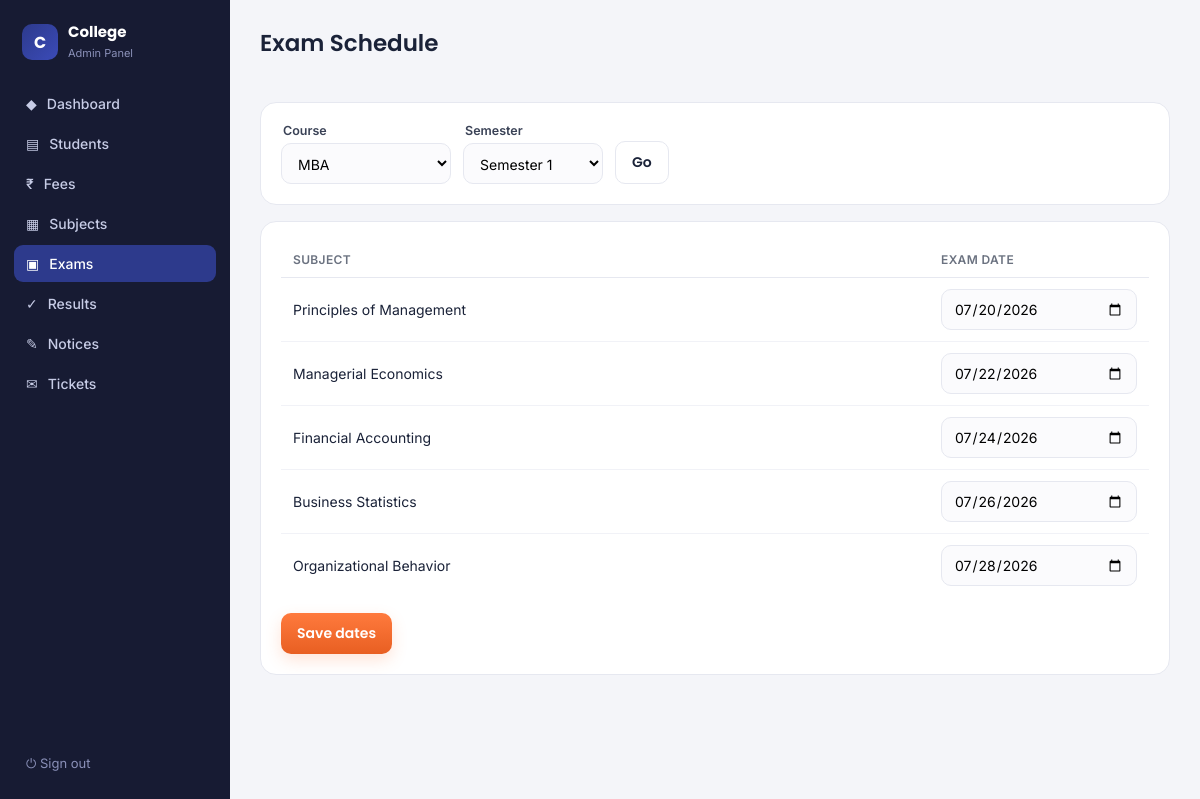
The page /admin/exams (signed in) on the database its author committed.
### tables this page shows
CREATE TABLE exams(
    id INTEGER PRIMARY KEY AUTOINCREMENT, course_id TEXT, semester INTEGER,
    subject_id INTEGER, exam_date TEXT, exam_type TEXT);

CREATE TABLE subjects(
    id INTEGER PRIMARY KEY AUTOINCREMENT, course_id TEXT, semester INTEGER,
    subject_code TEXT, subject_name TEXT);

### app.py (the view, shortened to what this page needs)
@app.route('/admin/exams', methods=['GET', 'POST'])
@admin_required
def admin_exams():
    course = request.args.get('course', 'MBA')
    sem = int(request.args.get('sem', 1))
    conn = db()
    rows = conn.execute("""SELECT sub.id, sub.subject_name, e.exam_date
                           FROM subjects sub LEFT JOIN exams e ON e.subject_id=sub.id
                           WHERE sub.course_id=? AND sub.semester=? ORDER BY sub.id""",
                        (course, sem)).fetchall()
    conn.close()
    return render_template('admin/exams.html', rows=rows, course=course, sem=sem,
                           courses=_course_list())

### app.py (called while the page is built)
def db():
    conn = sqlite3.connect(DB)
    conn.row_factory = sqlite3.Row
    return conn

def admin_required(f):
    @wraps(f)
    def wrapper(*args, **kwargs):
        if not session.get('admin'):
            return redirect(url_for('admin_login'))
        return f(*args, **kwargs)
    return wrapper

def _course_list():
    conn = db()
    rows = conn.execute("SELECT course_id, total_sems FROM courses ORDER BY course_id").fetchall()
    conn.close()
    return rows

### templates/admin/exams.html (shortened to what this page needs)
{% extends "admin/base.html" %}
{% block body %}
<div class="head"><h1>Exam Schedule</h1></div>
{% include "admin/_picker.html" %}
<div class="card">
  {% if rows %}
  <form method="POST" action="/admin/exams">
    <table>
      <thead><tr><th>Subject</th><th style="width:220px">Exam date</th></tr></thead>
      <tbody>
        {% for r in rows %}
        <tr>
          <td>{{ r.subject_name }}</td>
          <td><input type="date" name="date_{{ r.id }}" value="{{ r.exam_date or '' }}"></td>
        </tr>
        {% endfor %}
      </tbody>
    </table>
    <div style="margin-top:16px"><button class="btn primary" type="submit">Save dates</button></div>
  </form>
  {% else %}
  <p style="text-align:center;color:var(--muted);padding:24px">No subjects for {{ course }} sem {{ sem }}. Add subjects first.</p>
  {% endif %}
</div>
{% endblock %}

### templates/admin/base.html (style rules this page uses)
:root { --ink:#1A2238; --indigo:#2D3A8C; --indigo-2:#3B4BB8; --saffron:#FF7A3D; --muted:#6B7280; --line:#E6E8F0; --bg:#F4F5F9; --ok:#1E9E6A; --warn:#B26B00; --err:#C7392F; }
* { box-sizing:border-box;margin:0;padding:0 }
body { font-family:'Inter',system-ui,sans-serif; color:var(--ink); background:var(--bg); display:flex; min-height:100vh }
.head { display:flex;align-items:center;justify-content:space-between;margin-bottom:22px;flex-wrap:wrap;gap:12px }
.head h1 { font-family:'Poppins';font-size:23px;font-weight:600 }
.btn { font-family:'Poppins';font-weight:600;font-size:14px;border:none;border-radius:10px; padding:10px 16px;cursor:pointer;text-decoration:none;display:inline-block }
.btn.primary { background:linear-gradient(180deg,var(--saffron),#E85F22);color:#fff;box-shadow:0 6px 16px #FF7A3D33 }
.card { background:#fff;border:1px solid var(--line);border-radius:16px;padding:20px }
table { width:100%;border-collapse:collapse;font-size:14px }
th { text-align:left;color:var(--muted);font-weight:600;font-size:12px;text-transform:uppercase; letter-spacing:.03em;padding:10px 12px;border-bottom:1px solid var(--line) }
td { padding:11px 12px;border-bottom:1px solid #F1F2F7 }
tr:last-child td { border-bottom:none }
input,select,textarea { font-family:inherit;font-size:14px;padding:10px 12px;border:1.5px solid var(--line); border-radius:10px;background:#FBFBFD;width:100% }

### rows shown on the page
exams: subject_name "Principles of Management", exam_date "07/20/2026"
exams: subject_name "Managerial Economics", exam_date "07/22/2026"
exams: subject_name "Financial Accounting", exam_date "07/24/2026"
exams: subject_name "Business Statistics", exam_date "07/26/2026"
exams: subject_name "Organizational Behavior", exam_date "07/28/2026"

### other values the page prints
form field course "MBA"
